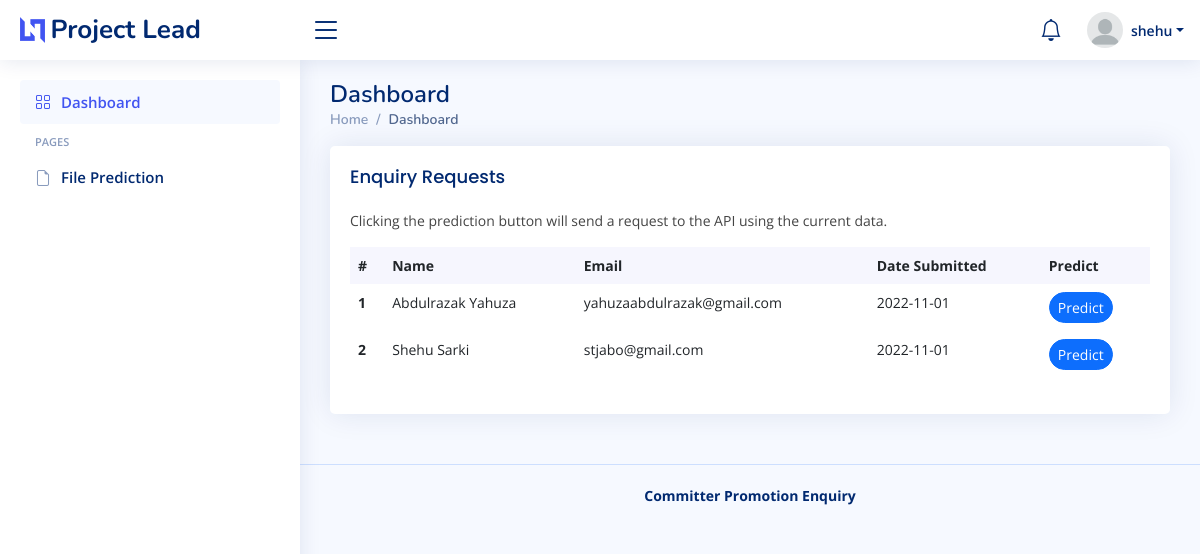
Page /dashboard (signed in) on the earlier database version.
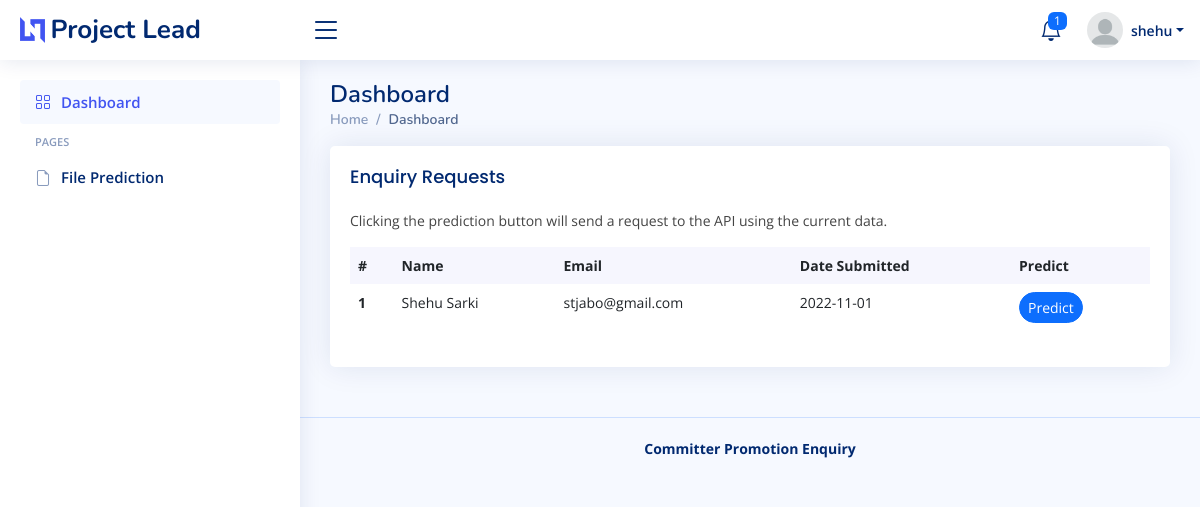
Same page on the later database version.
### database/models.py (models this page shows, shortened)
class User(db.Model):
    id = Column(Integer().with_variant(Integer, "sqlite"), primary_key=True)
    username = Column(String(80))
    name = Column(String(200))
    email = Column(String(120))
    password = Column(String(256))
    def details(self):
        return {
            'id': self.id,
            'username': self.username,
            'email': self.email,
            'name': self.name
        }

class Enquiry(db.Model):
    id = Column(Integer().with_variant(Integer, "sqlite"), primary_key=True)
    name = Column(String(200))
    education = Column(String(20))
    email = Column(String(120), unique=True)
    region = Column(String(20))
    fin_gain = Column(Float)
    int_learn = Column(Float)
    dev_inv = Column(Float)
    proj_desertion = Column(Integer)
    dev_experience = Column(Integer)
    sys_int = Column(Float)
    tech_norm = Column(Float)
    code_test = Column(Float)
    cont_code_dec = Column(Float)
    dec_right_dec = Column(Float)
    proj_age = Column(Integer)
    promoted = Column(Boolean, default=0)
    date_submitted = Column(Date)

### app.py (the view)
@app.route('/dashboard')
@login_required
def dashboard():
    user = User.query.filter_by(username=session['user_id']).first()
    user_data = user.details()
    enquiries = Enquiry.query.order_by(db.desc(Enquiry.id)).all()
    noti = Enquiry.query.filter_by(promoted=False).all()
    numberOfnoti = len(noti)
    return render_template(
        'admin/index.html',
        current_page="Dashboard",
        user=user_data,
        enquiries=enquiries,
        noti=numberOfnoti)

### auth.py (called while the page is built)
def login_required(f):
    @wraps(f)
    def decorated_function(*args, **kwargs):
        if session.get("user_id") is None:
            return redirect("/project-leader")
        return f(*args, **kwargs)
    return decorated_function

### templates/admin/index.html (shortened to what this page needs)
{% extends 'layouts/main.html' %}
{% block content %}
    <section class="section dashboard">
      <div class="row">
        <div class="col-lg-12" style="margin: 0 auto;">
          <div class="row">
            <div class="col-12">
              <div class="card recent-sales overflow-auto">
                <div class="card-body">
                  <h5 class="card-title">Enquiry Requests</h5>
                  <p>Clicking the prediction button will send a request to the API using the current data.</p>
                  <table class="table table-borderless datatable">
                    <thead>
                      <tr>
                        <th scope="col">#</th>
                        <th scope="col">Name</th>
                        <th scope="col">Email</th>
                        <th scope="col">Date Submitted</th>
                        <th scope="col">Predict</th>
                      </tr>
                    </thead>
                    <tbody>
                      {% if enquiries %}
                        {% for enquiry in enquiries %}
                        <tr>
                          <th scope="row">{{loop.index}}</th>
                          <td>{{enquiry.name}}</td>
                          <td>{{enquiry.email}}</td>
                          <td>{{enquiry.date_submitted}}</td>
                          <td>
                            <a href="confirm/{{enquiry.id}}" class="btn btn-primary rounded-pill btn-sm">Predict</a>
                          </td>
                        </tr>
                        {% endfor %}
                      {% endif %}
                    </tbody>
                  </table>
                </div>
              </div>
            </div>
          </div>
        </div>
      </div>
    </section>
{% endblock %}

### templates/layouts/main.html (shortened to what this page needs)
<!DOCTYPE html>
<html lang="en">
<head>
  <link href="/static/admin/assets/vendor/bootstrap/css/bootstrap.min.css" rel="stylesheet">
  <link href="/static/admin/assets/vendor/bootstrap-icons/bootstrap-icons.css" rel="stylesheet">
  <link href="/static/admin/assets/vendor/boxicons/css/boxicons.min.css" rel="stylesheet">
  <link href="/static/admin/assets/vendor/quill/quill.snow.css" rel="stylesheet">
  <link href="/static/admin/assets/vendor/quill/quill.bubble.css" rel="stylesheet">
  <link href="/static/admin/assets/vendor/remixicon/remixicon.css" rel="stylesheet">
  <link href="/static/admin/assets/vendor/simple-datatables/style.css" rel="stylesheet">
  <link href="/static/admin/assets/css/style.css" rel="stylesheet">
</head>
<body>
  <header id="header" class="header fixed-top d-flex align-items-center">
    <div class="d-flex align-items-center justify-content-between">
      <a href="{{ url_for('dashboard') }}" class="logo d-flex align-items-center">
        <img src="/static/admin/assets/img/logo.png" alt="">
        <span class="d-none d-lg-block">Project Lead</span>
      </a>
      <i class="bi bi-list toggle-sidebar-btn"></i>
    </div>
    <nav class="header-nav ms-auto">
      <ul class="d-flex align-items-center">
        <li class="nav-item dropdown">
          <a class="nav-link nav-icon" href="#" data-bs-toggle="dropdown">
            <i class="bi bi-bell"></i>
            <span class="badge bg-primary badge-number">{%if noti > 0 %} {{noti}} {% endif %}</span>
          </a>
        </li>
        <li class="nav-item dropdown pe-3">
          <a class="nav-link nav-profile d-flex align-items-center pe-0" href="#" data-bs-toggle="dropdown">
            <img src="/static/admin/assets/img/profile-img.png" alt="Profile" class="rounded-circle">
            <span class="d-none d-md-block dropdown-toggle ps-2">{{user.username}}</span>
          </a>
        </li>
      </ul>
    </nav>
  </header>
  <aside id="sidebar" class="sidebar">
    <ul class="sidebar-nav" id="sidebar-nav">
      <li class="nav-item">
        <a class="nav-link {% if request.endpoint != 'dashboard'%} collapsed {% endif %}" href="{{ url_for('dashboard') }}">
          <i class="bi bi-grid"></i>
          <span>Dashboard</span>
        </a>
      </li>
      <li class="nav-heading">Pages</li>
      <li class="nav-item">
         <a class="nav-link {% if request.endpoint != 'from_file'%} collapsed {% endif %}" href="{{ url_for('from_file') }}">
           <i class="bi bi-file-earmark"></i>
           <span>File Prediction</span>
         </a>
       </li>
    </ul>
  </aside>
  <main id="main" class="main">
    <div class="pagetitle">
      <h1>{{current_page}}</h1>
      <nav>
        <ol class="breadcrumb">
          <li class="breadcrumb-item"><a href="{{ url_for('dashboard') }}">Home</a></li>
          <li class="breadcrumb-item active">{{current_page}}</li>
        </ol>
      </nav>
    </div>
    {% block content %}{% endblock %}
  </main>
  <footer id="footer" class="footer">
    <div class="copyright">
      <strong>Committer Promotion Enquiry</strong>
    </div>
  </footer>
</body>
</html>

### admin/assets/css/style.css (style rules this page uses)
:root { scroll-behavior: smooth; }
body { font-family: "Open Sans", sans-serif; background: #f6f9ff; color: #444444; }
a { color: #4154f1; text-decoration: none; }
h1, h2, h3, h4, h5, h6 { font-family: "Nunito", sans-serif; }
#main { margin-top: 60px; padding: 20px 30px; transition: all 0.3s; }
.pagetitle { margin-bottom: 10px; }
.pagetitle h1 { font-size: 24px; margin-bottom: 0; font-weight: 600; color: #012970; }
.card { margin-bottom: 30px; border: none; border-radius: 5px; box-shadow: 0px 0 30px rgba(1, 41, 112, 0.1); }
.card-title { padding: 20px 0 15px 0; font-size: 18px; font-weight: 500; color: #012970; font-family: "Poppins", sans-serif; }
.card-body { padding: 0 20px 20px 20px; }
.breadcrumb { font-size: 14px; font-family: "Nunito", sans-serif; color: #899bbd; font-weight: 600; }
.breadcrumb a { color: #899bbd; transition: 0.3s; }
.breadcrumb .breadcrumb-item::before { color: #899bbd; }
.breadcrumb .active { color: #51678f; font-weight: 600; }
.logo { line-height: 1; }
@media (min-width: 1200px) { .logo { width: 280px; } }
.logo img { max-height: 26px; margin-right: 6px; }
.logo span { font-size: 26px; font-weight: 700; color: #012970; font-family: "Nunito", sans-serif; }
.header { transition: all 0.5s; z-index: 997; height: 60px; box-shadow: 0px 2px 20px rgba(1, 41, 112, 0.1); background-color: #fff; padding-left: 20px; }
.header .toggle-sidebar-btn { font-size: 32px; padding-left: 10px; cursor: pointer; color: #012970; }
.header-nav ul { list-style: none; }
.header-nav>ul { margin: 0; padding: 0; }
.header-nav .nav-icon { font-size: 22px; color: #012970; margin-right: 25px; position: relative; }
.header-nav .nav-profile { color: #012970; }
.header-nav .nav-profile img { max-height: 36px; }
.header-nav .nav-profile span { font-size: 14px; font-weight: 600; }
.header-nav .badge-number { position: absolute; inset: -2px -5px auto auto; font-weight: normal; font-size: 12px; padding: 3px 6px; }
.sidebar { position: fixed; top: 60px; left: 0; bottom: 0; width: 300px; z-index: 996; transition: all 0.3s; padding: 20px; overflow-y: auto; scrollbar-width: thin; scrollbar-color: #aab7cf transparent; box-shadow: 0px 0px 20px rgba(1, 41, 112, 0.1); background-color: #fff; }
@media (min-width: 1200px) { #main, #footer { margin-left: 300px; } }
.sidebar-nav { padding: 0; margin: 0; list-style: none; }
.sidebar-nav li { padding: 0; margin: 0; list-style: none; }
.sidebar-nav .nav-item { margin-bottom: 5px; }
.sidebar-nav .nav-heading { font-size: 11px; text-transform: uppercase; color: #899bbd; font-weight: 600; margin: 10px 0 5px 15px; }
.sidebar-nav .nav-link { display: flex; align-items: center; font-size: 15px; font-weight: 600; color: #4154f1; transition: 0.3; background: #f6f9ff; padding: 10px 15px; border-radius: 4px; }
.sidebar-nav .nav-link i { font-size: 16px; margin-right: 10px; color: #4154f1; }
.sidebar-nav .nav-link.collapsed { color: #012970; background: #fff; }
.sidebar-nav .nav-link.collapsed i { color: #899bbd; }
.dashboard .recent-sales { font-size: 14px; }
.dashboard .recent-sales .table thead { background: #f6f6fe; }
.dashboard .recent-sales .table thead th { border: 0; }
.footer { padding: 20px 0; font-size: 14px; transition: all 0.3s; border-top: 1px solid #cddfff; }
.footer .copyright { text-align: center; color: #012970; }

Differences in the rows shown:
removed Enquiry: name "Abdulrazak Yahuza", email "yahuzaabdulrazak@gmail.com", date_submitted "2022-11-01"
Other differences:
{{ noti }}: (not shown) → "1"
